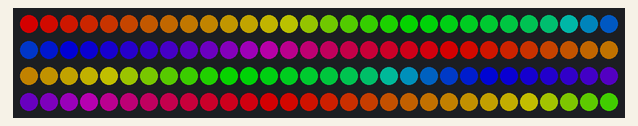
Simulated run of this sketch. Board: Arduino Uno, built with avr-gcc and run on an emulated ATmega328P. Shown: 120 RGB LEDs in strip order, left to right, continuing on the next row. Dim RGB values are drawn brighter than linear.

Above: at 0.01 s.
At 1.95 s:
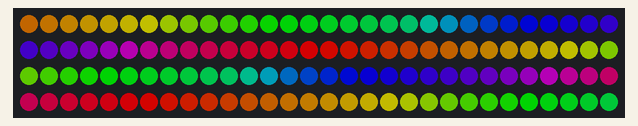
At 3.9 s:
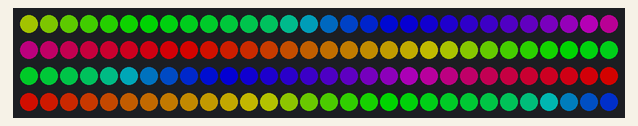
At 7.79 s:
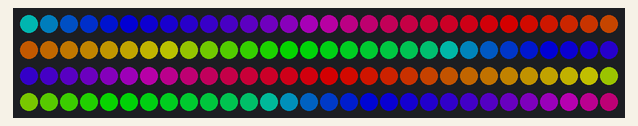
At 11.68 s:
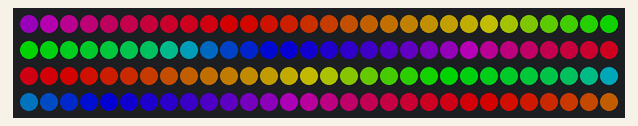
At 15.57 s:
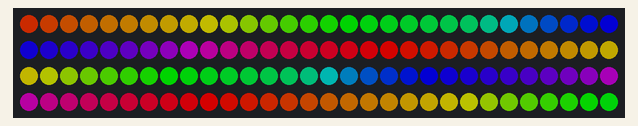

Measured:
- by itself, everything shown: repeats every 14.6 s, in 255 steps

The sketch:

sketch_argb.ino
```cpp
#include <FastLED.h>

#define DATA_PIN    6
#define LED_COUNT   120
#define BRIGHTNESS  128

CRGB leds[LED_COUNT];

void setup() {
  FastLED.addLeds<WS2812B, DATA_PIN, GRB>(leds, LED_COUNT);
  FastLED.setBrightness(BRIGHTNESS);
}

void loop() {
  rainbowCycle(50);
}

void rainbowCycle(int speed) {
  for (int i = 0; i < 255; i++) {
    fill_rainbow(leds, LED_COUNT, i);
    FastLED.show();
    delay(speed);
  }
}
```
